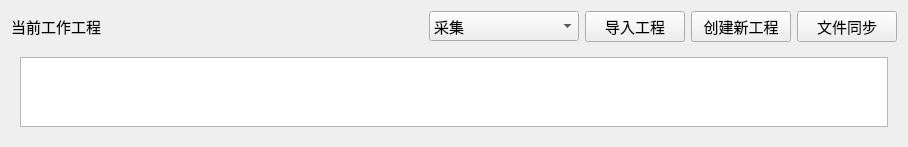
<?xml version="1.0" encoding="UTF-8"?>
<ui version="4.0">
 <class>CreateProjectWidget</class>
 <widget class="QWidget" name="CreateProjectWidget">
  <property name="geometry">
   <rect>
    <x>0</x>
    <y>0</y>
    <width>908</width>
    <height>141</height>
   </rect>
  </property>
  <property name="minimumSize">
   <size>
    <width>0</width>
    <height>0</height>
   </size>
  </property>
  <property name="windowTitle">
   <string>Form</string>
  </property>
  <layout class="QGridLayout" name="gridLayout_2">
   <item row="0" column="0">
    <widget class="QLabel" name="label">
     <property name="font">
      <font>
       <family>微软雅黑</family>
       <pointsize>11</pointsize>
      </font>
     </property>
     <property name="text">
      <string>当前工作工程</string>
     </property>
    </widget>
   </item>
   <item row="0" column="1">
    <widget class="QLabel" name="currentProjectNameLabel">
     <property name="minimumSize">
      <size>
       <width>300</width>
       <height>0</height>
      </size>
     </property>
     <property name="font">
      <font>
       <family>微软雅黑</family>
       <pointsize>11</pointsize>
      </font>
     </property>
     <property name="text">
      <string/>
     </property>
    </widget>
   </item>
   <item row="0" column="2">
    <spacer name="horizontalSpacer">
     <property name="orientation">
      <enum>Qt::Horizontal</enum>
     </property>
     <property name="sizeHint" stdset="0">
      <size>
       <width>194</width>
       <height>20</height>
      </size>
     </property>
    </spacer>
   </item>
   <item row="0" column="3">
    <widget class="QComboBox" name="comboBox">
     <property name="minimumSize">
      <size>
       <width>150</width>
       <height>0</height>
      </size>
     </property>
     <property name="font">
      <font>
       <family>微软雅黑</family>
       <pointsize>11</pointsize>
      </font>
     </property>
     <item>
      <property name="text">
       <string>采集</string>
      </property>
     </item>
     <item>
      <property name="text">
       <string>计算&amp;备份</string>
      </property>
     </item>
     <item>
      <property name="text">
       <string>实际与计划文件校正</string>
      </property>
     </item>
     <item>
      <property name="text">
       <string>删除从机数据（慎用）</string>
      </property>
     </item>
    </widget>
   </item>
   <item row="0" column="4">
    <widget class="QPushButton" name="importProjButton">
     <property name="minimumSize">
      <size>
       <width>100</width>
       <height>0</height>
      </size>
     </property>
     <property name="font">
      <font>
       <family>微软雅黑</family>
       <pointsize>11</pointsize>
      </font>
     </property>
     <property name="text">
      <string>导入工程</string>
     </property>
     <property name="icon">
      <iconset resource="../../resource/gui/icons.qrc">
       <normaloff>:/image/open-file.png</normaloff>:/image/open-file.png</iconset>
     </property>
    </widget>
   </item>
   <item row="0" column="5">
    <widget class="QPushButton" name="createProjButton">
     <property name="minimumSize">
      <size>
       <width>100</width>
       <height>0</height>
      </size>
     </property>
     <property name="font">
      <font>
       <family>微软雅黑</family>
       <pointsize>11</pointsize>
      </font>
     </property>
     <property name="cursor">
      <cursorShape>ArrowCursor</cursorShape>
     </property>
     <property name="text">
      <string>创建新工程</string>
     </property>
     <property name="icon">
      <iconset resource="../../resource/gui/icons.qrc">
       <normaloff>:/image/new archive.png</normaloff>:/image/new archive.png</iconset>
     </property>
    </widget>
   </item>
   <item row="0" column="6">
    <widget class="QPushButton" name="fileSynchronizationButton">
     <property name="minimumSize">
      <size>
       <width>100</width>
       <height>0</height>
      </size>
     </property>
     <property name="font">
      <font>
       <family>微软雅黑</family>
       <pointsize>11</pointsize>
      </font>
     </property>
     <property name="text">
      <string>文件同步</string>
     </property>
    </widget>
   </item>
   <item row="1" column="0" colspan="7">
    <widget class="QWidget" name="widget" native="true">
     <layout class="QGridLayout" name="gridLayout">
      <item row="0" column="0">
       <widget class="QTextBrowser" name="textBrowser"/>
      </item>
     </layout>
    </widget>
   </item>
  </layout>
 </widget>
 <resources>
  <include location="../../resource/gui/icons.qrc"/>
 </resources>
 <connections/>
</ui>
